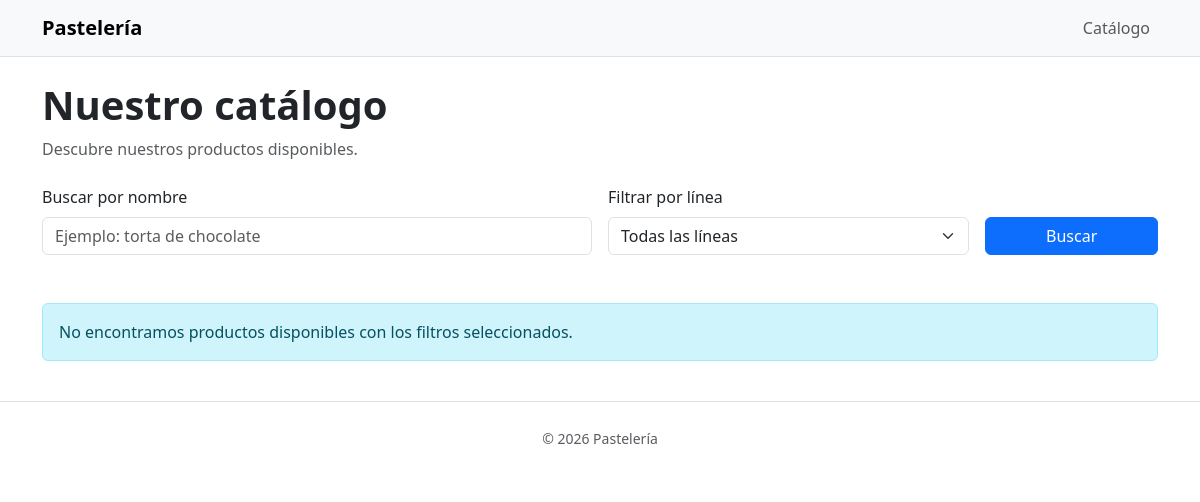
/, run on an earlier commit of the app's database.
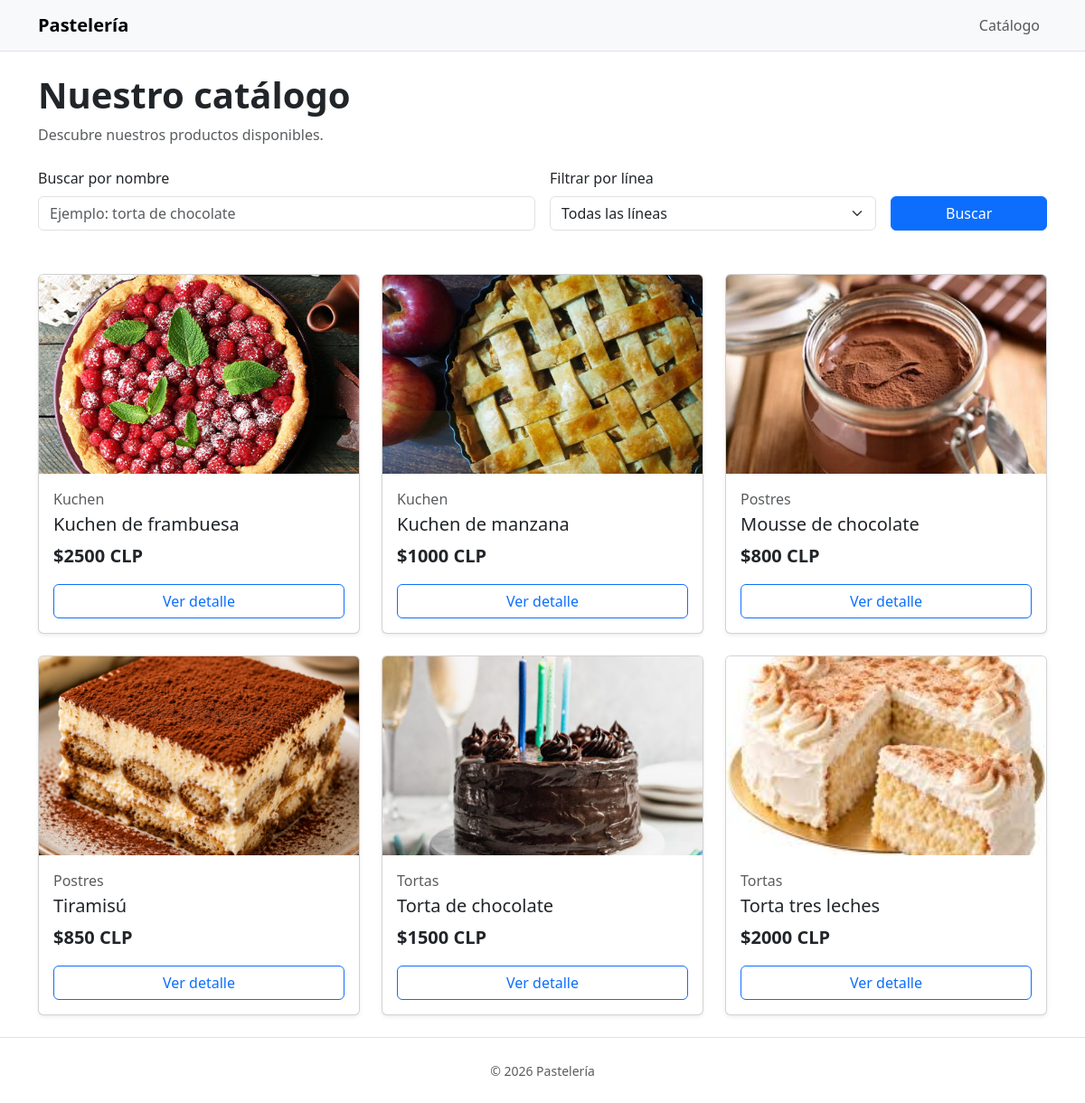
And on a later commit of the database.
### pasteleria/models.py (models this page shows, shortened)
class Producto(models.Model):
    linea = models.ForeignKey(
        Linea,
        on_delete=models.CASCADE,
        related_name="productos"
    )
    nombre = models.CharField(max_length=150)
    descripcion = models.TextField()
    fotografia = models.ImageField(upload_to="productos/")
    precio = models.DecimalField(
        max_digits=10,
        decimal_places=0
    )
    porciones = models.PositiveIntegerField(default=1)
    apto_celiacos = models.BooleanField(default=False)
    stock = models.PositiveIntegerField(default=0)
    disponible = models.BooleanField(default=True)
    class Meta:
        ordering = ["nombre"]
        verbose_name = "Producto"
        verbose_name_plural = "Productos"

class Linea(models.Model):
    nombre = models.CharField(
        max_length=100,
        unique=True
    )
    class Meta:
        ordering = ["nombre"]
        verbose_name = "Línea"
        verbose_name_plural = "Líneas"

### pasteleria/views.py (the view)
def catalogo(request):
    productos = Producto.objects.filter(
        disponible=True
    ).select_related("linea")
    lineas = Linea.objects.all()
    busqueda = request.GET.get("q", "").strip()
    linea_id = request.GET.get("linea", "").strip()
    if busqueda:
        productos = productos.filter(
            nombre__icontains=busqueda
        )
    if linea_id:
        productos = productos.filter(
            linea_id=linea_id
        )
    contexto = {
        "productos": productos,
        "lineas": lineas,
        "busqueda": busqueda,
        "linea_seleccionada": linea_id,
    }
    return render(
        request,
        "pasteleria/catalogo.html",
        contexto,
    )

### pasteleria/templates/pasteleria/catalogo.html (shortened to what this page needs)
{% extends "pasteleria/base.html" %}
{% block content %}
    <div class="mb-4">
        <h1 class="display-6 fw-bold">Nuestro catálogo</h1>
        <p class="text-body-secondary">
            Descubre nuestros productos disponibles.
        </p>
    </div>
    <form method="get" class="row g-3 mb-5" role="search">
        <div class="col-md-6">
            <label for="busqueda" class="form-label">Buscar por nombre</label>
            <input
                type="search"
                class="form-control"
                id="busqueda"
                name="q"
                value="{{ busqueda }}"
                placeholder="Ejemplo: torta de chocolate"
            >
        </div>
        <div class="col-md-4">
            <label for="linea" class="form-label">Filtrar por línea</label>
            <select class="form-select" id="linea" name="linea">
                <option value="">Todas las líneas</option>
            </select>
        </div>
        <div class="col-md-2 d-flex align-items-end">
            <button type="submit" class="btn btn-primary w-100">
                Buscar
            </button>
        </div>
    </form>
    {% if productos %}
        <div class="row row-cols-1 row-cols-md-2 row-cols-lg-3 g-4">
            {% for producto in productos %}
                <div class="col">
                    <article class="card h-100 shadow-sm">
                        {% if producto.fotografia %}
                            <img
                                src="{{ producto.fotografia.url }}"
                                class="card-img-top"
                                alt="{{ producto.nombre }}"
                                style="height: 220px; object-fit: cover;"
                            >
                        {% endif %}
                        <div class="card-body d-flex flex-column">
                            <p class="card-text text-body-secondary mb-1">
                                {{ producto.linea.nombre }}
                            </p>
                            <h2 class="h5 card-title">{{ producto.nombre }}</h2>
                            <p class="card-text fs-5 fw-bold mt-auto">
                                ${{ producto.precio|floatformat:0 }} CLP
                            </p>
                            <a
                                href="{% url 'detalle_producto' producto.id %}"
                                class="btn btn-outline-primary"
                            >
                                Ver detalle
                            </a>
                        </div>
                    </article>
                </div>
            {% endfor %}
        </div>
    {% else %}
        <div class="alert alert-info" role="status">
            No encontramos productos disponibles con los filtros seleccionados.
        </div>
    {% endif %}
{% endblock %}

### pasteleria/templates/pasteleria/base.html (shortened to what this page needs)
<!doctype html>
<html lang="es" data-bs-theme="light">
    <head>
        <link
            href="https://cdn.jsdelivr.net/npm/bootstrap@5.3.8/dist/css/bootstrap.min.css"
            rel="stylesheet"
        />
    </head>
    <body>
        <header>
            <nav class="navbar navbar-expand-lg bg-body-tertiary border-bottom">
                <div class="container">
                    <a class="navbar-brand fw-bold" href="{% url 'catalogo' %}">
                        Pastelería
                    </a>
                    <div class="collapse navbar-collapse" id="menuPrincipal">
                        <ul class="navbar-nav ms-auto">
                            <li class="nav-item">
                                <a class="nav-link" href="{% url 'catalogo' %}">
                                    Catálogo
                                </a>
                            </li>
                        </ul>
                    </div>
                </div>
            </nav>
        </header>
        <main class="container py-4">
            {% block content %}{% endblock %}
        </main>
        <footer class="border-top py-4">
            <div class="container text-center text-body-secondary">
                <small>&copy; {% now "Y" %} Pastelería</small>
            </div>
        </footer>
    </body>
</html>

What changed in the data, as far as the page shows it:
added Producto: fotografia (picture), linea.nombre "Kuchen", nombre "Kuchen de frambuesa", precio "2500"
added Producto: fotografia (picture), linea.nombre "Kuchen", nombre "Kuchen de manzana", precio "1000"
added Producto: fotografia (picture), linea.nombre "Postres", nombre "Mousse de chocolate", precio "800"
added Producto: fotografia (picture), linea.nombre "Postres", nombre "Tiramisú", precio "850"
added Producto: fotografia (picture), linea.nombre "Tortas", nombre "Torta de chocolate", precio "1500"
added Producto: fotografia (picture), linea.nombre "Tortas", nombre "Torta tres leches", precio "2000"
Also different on the page:
text no longer shown: "No encontramos productos disponibles con los filtros seleccionados."
